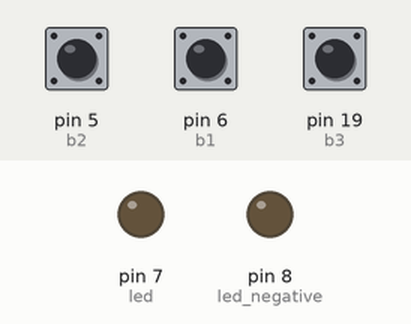
Simulated run of this sketch. Board: Arduino Uno, built with avr-gcc and run on an emulated ATmega328P. Shown: output pins drawn as LEDs (lit = HIGH). The inputs (shaded band) are chosen by the test bench; at power-on: pin 5 (b2) HIGH, pin 6 (b1) HIGH, pin 19 (b3) HIGH. No radio packets arrive unless stated.

Above: at 1.2 s.
1.3 s: pin 5 (b2) pulled LOW for 0.15 s
Timing chart, 0 to 4.3 s (numbered marks = the images above; inputs shaded):
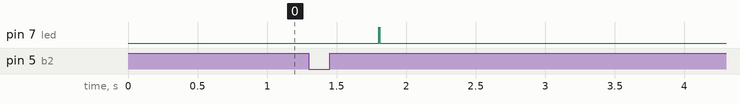

Measured:
- after the input at 1.3 s, pin 7 (led): LOW → HIGH after 0.50 s, → LOW 0.01 s later

The sketch:

HomeAutomationNode_myroom_remote_V2.ino
```cpp
#include "RF24.h"

#define b1 6
#define b2 5
#define b3 19

#define led 7

#define signalReadBytes 12
//delay
#define dly 250

bool b1o=0, b2o=0, b3o=0;
bool b1r=0, b2r=0, b3r=0;

RF24 radio(9,10);
const uint64_t pipes[2] = { 0xF0F0F0F0E1LL, 0xF0F0F0F0D2LL };

byte data[signalReadBytes] = {1,0,0,0,0};//id,r/w,data

void setup() {
  // put your setup code here, to run once:
  Serial.begin(115200);
  //Serial1.begin(115200);

  radio.begin();
  radio.setAutoAck(false);
  radio.openWritingPipe(pipes[0]);
  radio.openReadingPipe(1,pipes[1]);

  radio.powerDown();

  pinMode(led,OUTPUT);//led positive
  pinMode(8,OUTPUT);//led negative
  digitalWrite(8,0);

  pinMode(b1,INPUT);
  pinMode(b2,INPUT);
  pinMode(b3,INPUT);

  digitalWrite(b1,HIGH); //pull down resister
  digitalWrite(b2,HIGH); //pull down resister
  digitalWrite(b3,HIGH); //pull down resister
}
byte ledStat = 0;
void loop() {
  // put your main code here, to run repeatedly:
  b1r = digitalRead(b1);
  b2r = digitalRead(b2);
  b3r = digitalRead(b3);

  if(b1o != b1r && b1r == 0){
    delay(dly);
    tryBro(0);
  }
  if(b2o != b2r && b2r == 0){
    delay(dly);
    tryBro(1);
  }
  if(b3o != b3r && b3r == 0){
    delay(dly);
    tryBro(2);
  }

  if(ledStat==1){
    digitalWrite(led,HIGH);
    delay(10);
    digitalWrite(led,LOW);
  }else if(ledStat==2){
    digitalWrite(led,HIGH);
    delay(10);
    digitalWrite(led,LOW);
    delay(100);
    digitalWrite(led,HIGH);
    delay(10);
    digitalWrite(led,LOW);
  }
  ledStat=0;

  b1o=b1r;
  b2o=b2r;
  b3o=b3r;
}


unsigned long started_waiting_at;
bool timeout;
void tryBro(byte sw){

    radio.powerUp();
    radio.stopListening();
    data[0] = 1;
    data[1] = 0;
    radio.write( &data, signalReadBytes);//signalReadBytes=maxSwitches + 2
    radio.startListening();

    started_waiting_at = millis();    // Wait here until we get a response, or timeout (250ms)
    timeout = false;
    while ( ! radio.available()  ){
        if (millis() - started_waiting_at > 250 ){  // Break out of the while loop if nothing available
          timeout = true;
          break;
        }
    }

    if ( timeout ) {                                // Describe the results
      ledStat = 1;
    } else {
        radio.read( &data, signalReadBytes);//2nd para->size//switches[id][1] because two control bits follow the values
        data[sw+2] = !data[sw+2];
        data[0]=1;
        data[1]=1;
        set();
    }
    radio.powerDown();
}

void set(){
    radio.powerUp();
    radio.stopListening();

    radio.write( &data, signalReadBytes);//signalReadBytes=maxSwitches + 2
    radio.startListening();

    started_waiting_at = millis();    // Wait here until we get a response, or timeout (250ms)
    timeout = false;

    while ( ! radio.available()  ){
        if (millis() - started_waiting_at > 250 ){  // Break out of the while loop if nothing available
          timeout = true;
          break;
        }
    }

    if ( timeout ) {                                // Describe the results
      ledStat = 1;
    } else {
        radio.read( &data, signalReadBytes);//2nd para->size//switches[id][1] because two control bits follow the values
        ledStat = 2;
    }
    radio.powerDown();
}
```
